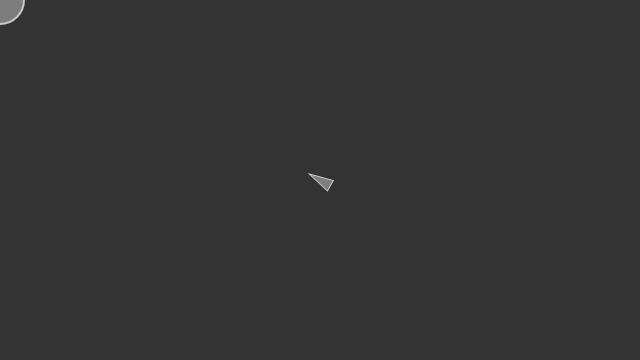
Frame 1 (no input)
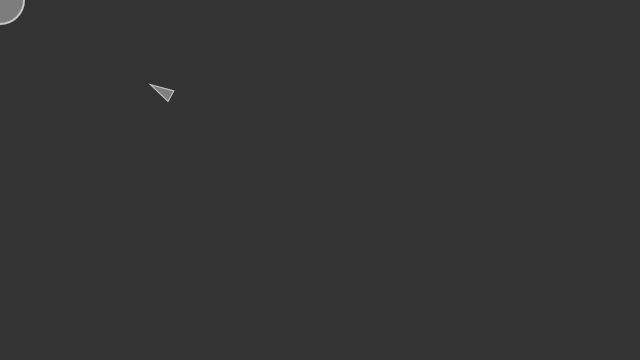
Frame 60 (no input)
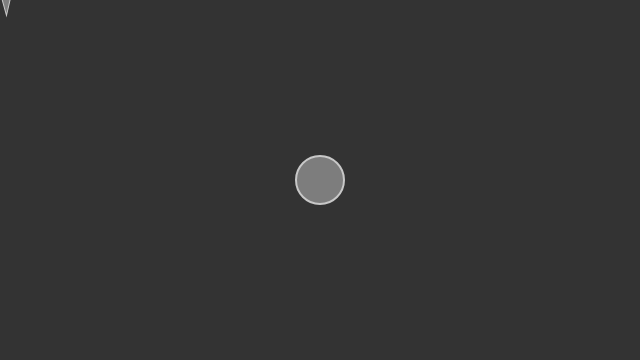
Frame 120 (the mouse pressed at the canvas centre since frame 60)

The p5.js sketch that drew these frames (run headless with seeded random() and noise() and a simulated clock; from frame 60 on, the mouse is pressed at the canvas centre):

// p5.js sketch
// ── sketch.js
let v;

function setup(){
  createCanvas(640,360);
  v = new Vehicle(width / 2, height / 2);
}

function draw(){
  background(51);
  let mouse = createVector(mouseX, mouseY);

  fill(125);
  stroke(200);
  strokeWeight(2);
  ellipse(mouse.x, mouse.y, 48, 48);

  v.seek(mouse);
  v.update();
  v.display();
}

// ── ship.js
class Vehicle {
  constructor(x,y){
    this.accleration = createVector(0,0);
    this.velocity = createVector(0,0);
    this.position = createVector(x,y);
    this.r = 6;
    this.maxspeed = 8;
    this.maxforce = 0.1;
  }

  update(){
    this.velocity.add(this.accleration);
    this.velocity.limit(this.maxspeed);
    this.position.add(this.velocity);
    // reset each cycle
    this.accleration.mult(0);
  }
  applyForce(force){
    // Newton's second law
    this.accleration.add(force);
  }
  seek(target){
    // A vector pointing from the location to the target
    var desired = p5.Vector.sub(target, this.position);
    // Scale to maximum speed
    var d = desired.mag();

    // Scale with arbitrary damping within 100 pixels
    if (d < 100) {
      var m = map(d, 0, 100, 0, this.maxspeed);
      desired.setMag(m);
    } else {
      desired.setMag(this.maxspeed);
    }
    // steering = desired - velocity
    var steer = p5.Vector.sub(desired, this.velocity);
    // Limit to max force
    steer.limit(this.maxforce);
    // applying the force to the object
    this.applyForce(steer);
  }


  display() {
  // Draw a triangle rotated in the direction of velocity
  var theta = this.velocity.heading() + PI / 2;
  fill(127);
  stroke(200);
  strokeWeight(1);
  push();
  translate(this.position.x, this.position.y);
  rotate(theta);
  beginShape();
  vertex(0, -this.r * 2);
  vertex(-this.r, this.r * 2);
  vertex(this.r, this.r * 2);
  endShape(CLOSE);
  pop();
  }
}
